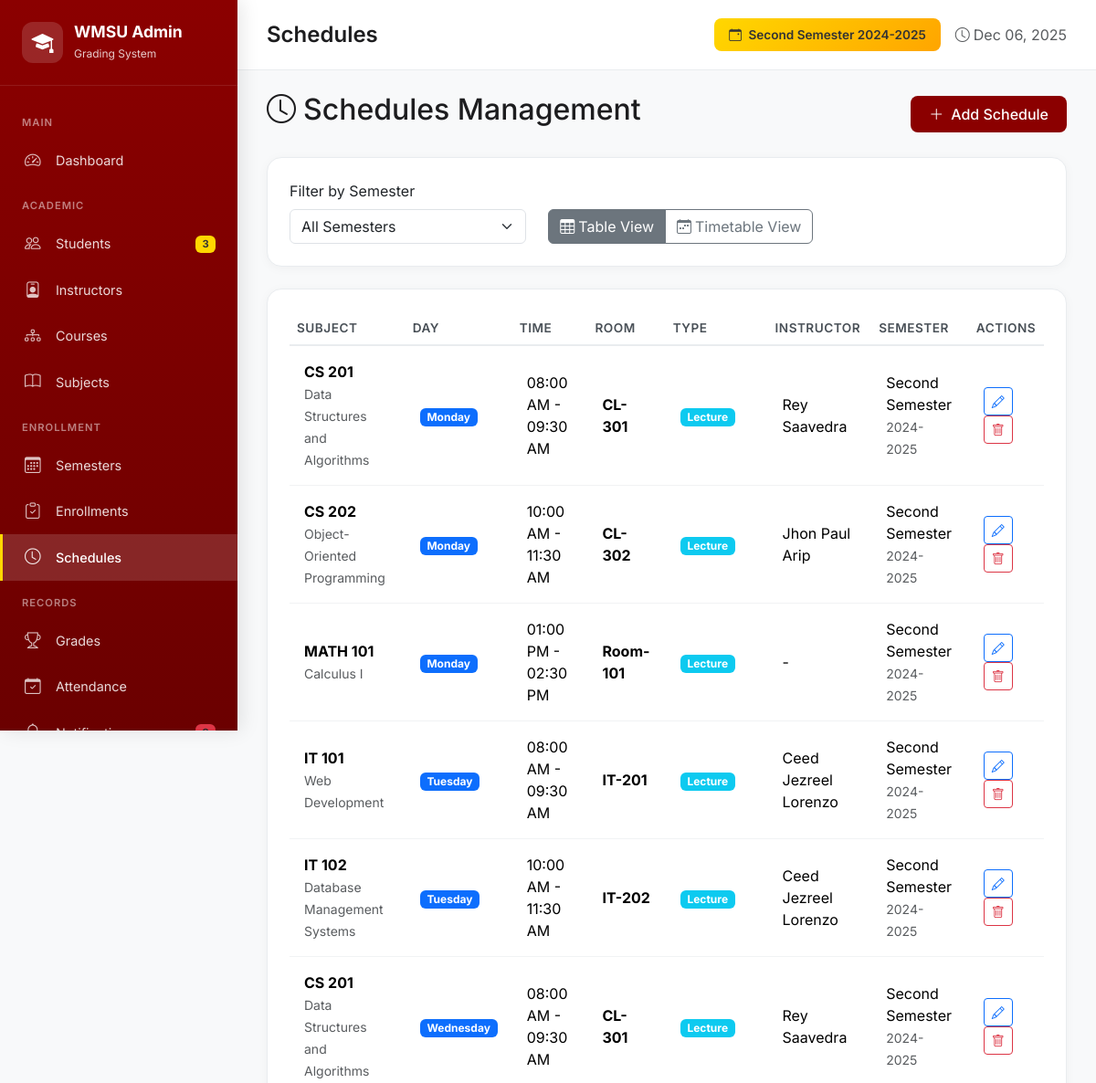
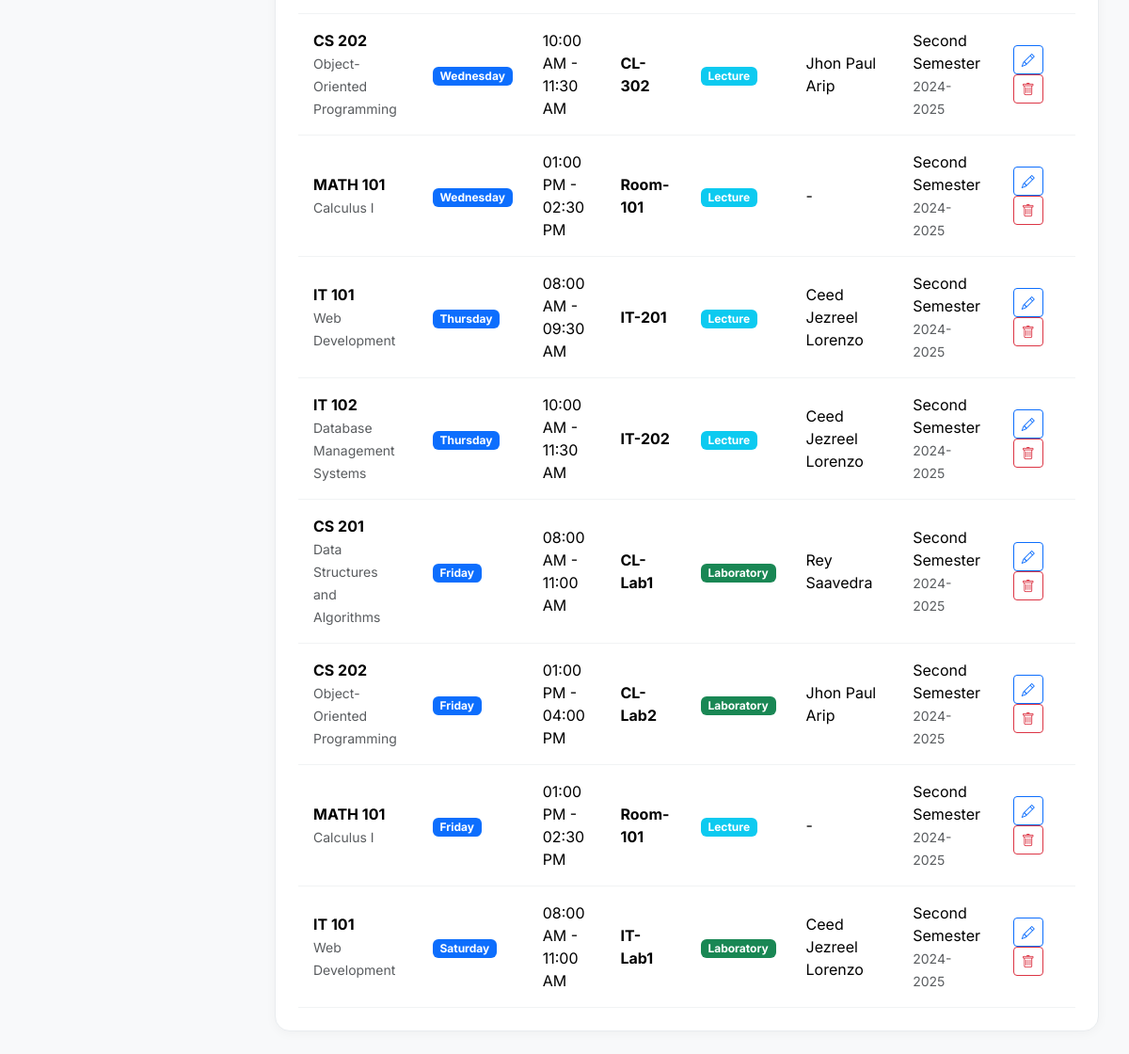
The page /admin/index.php?page=schedules (signed in) on the database its author committed (2 pictures, top to bottom).
### tables this page shows
CREATE TABLE `semesters` (
  `id` int(11) NOT NULL,
  `name` varchar(100) NOT NULL,
  `academic_year` varchar(20) NOT NULL,
  `semester_number` int(11) NOT NULL,
  `start_date` date DEFAULT NULL,
  `end_date` date DEFAULT NULL,
  `is_current` tinyint(1) DEFAULT 0,
  `created_at` timestamp NOT NULL DEFAULT current_timestamp()
);

CREATE TABLE `schedules` (
  `id` int(11) NOT NULL,
  `subject_id` int(11) NOT NULL,
  `semester_id` int(11) NOT NULL,
  `day` enum('Monday','Tuesday','Wednesday','Thursday','Friday','Saturday','Sunday') NOT NULL,
  `start_time` time NOT NULL,
  `end_time` time NOT NULL,
  `room` varchar(50) DEFAULT NULL,
  `type` enum('Lecture','Laboratory','Tutorial') DEFAULT 'Lecture'
);

CREATE TABLE `subjects` (
  `id` int(11) NOT NULL,
  `code` varchar(20) NOT NULL,
  `name` varchar(255) NOT NULL,
  `description` text DEFAULT NULL,
  `units` int(11) NOT NULL DEFAULT 3,
  `lecture_hours` int(11) DEFAULT 0,
  `lab_hours` int(11) DEFAULT 0,
  `instructor_id` int(11) DEFAULT NULL,
  `created_at` timestamp NOT NULL DEFAULT current_timestamp()
);

CREATE TABLE `instructors` (
  `id` int(11) NOT NULL,
  `employee_id` varchar(20) NOT NULL,
  `email` varchar(255) NOT NULL,
  `first_name` varchar(100) NOT NULL,
  `last_name` varchar(100) NOT NULL,
  `department` varchar(255) DEFAULT NULL,
  `office` varchar(255) DEFAULT NULL,
  `consultation_hours` varchar(255) DEFAULT NULL,
  `created_at` timestamp NOT NULL DEFAULT current_timestamp()
);

### admin/pages/schedules.php (the view, shortened to what this page needs)
<?php
$selectedSemester = $_GET['semester'] ?? '';
$sql = "
    SELECT sch.*,
           sub.code as subject_code, sub.name as subject_name, sub.units,
           sem.name as semester_name, sem.academic_year,
           i.first_name as instructor_first, i.last_name as instructor_last
    FROM schedules sch
    JOIN subjects sub ON sch.subject_id = sub.id
    JOIN semesters sem ON sch.semester_id = sem.id
    LEFT JOIN instructors i ON sub.instructor_id = i.id
";
$sql .= " ORDER BY FIELD(sch.day, 'Monday', 'Tuesday', 'Wednesday', 'Thursday', 'Friday', 'Saturday', 'Sunday'), sch.start_time";
$stmt = $db->prepare($sql);
if ($selectedSemester) {
    $stmt->execute(['semester_id' => $selectedSemester]);
} else {
    $stmt->execute();
}
$schedules = $stmt->fetchAll();
?>
<div class="d-flex justify-content-between align-items-center mb-4">
    <h2><i class="bi bi-clock me-2"></i>Schedules Management</h2>
    <button class="btn btn-wmsu" data-bs-toggle="modal" data-bs-target="#addScheduleModal">
        <i class="bi bi-plus-lg me-2"></i>Add Schedule
    </button>
</div>
<div class="card mb-4">
    <div class="card-body">
        <div class="row">
            <div class="col-md-4">
                <label class="form-label">Filter by Semester</label>
                <select class="form-select" onchange="window.location.href='?page=schedules&semester=' + this.value">
                    <option value="">All Semesters</option>
                </select>
            </div>
            <div class="col-md-8 d-flex align-items-end">
                <div class="btn-group">
                    <button type="button" class="btn btn-outline-secondary active" onclick="showView('table')">
                        <i class="bi bi-table me-1"></i>Table View
                    </button>
                    <button type="button" class="btn btn-outline-secondary" onclick="showView('timetable')">
                        <i class="bi bi-calendar-week me-1"></i>Timetable View
                    </button>
                </div>
            </div>
        </div>
    </div>
</div>
<div id="tableView" class="card">
    <div class="card-body">
        <div class="table-responsive">
            <table class="table table-hover">
                <thead>
                    <tr>
                        <th>Subject</th>
                        <th>Day</th>
                        <th>Time</th>
                        <th>Room</th>
                        <th>Type</th>
                        <th>Instructor</th>
                        <th>Semester</th>
                        <th>Actions</th>
                    </tr>
                </thead>
                <tbody>
                    <?php foreach ($schedules as $schedule): ?>
                    <tr>
                        <td>
                            <strong><?= htmlspecialchars($schedule['subject_code']) ?></strong><br>
                            <small class="text-muted"><?= htmlspecialchars($schedule['subject_name']) ?></small>
                        </td>
                        <td>
                            <span class="badge bg-primary"><?= htmlspecialchars($schedule['day']) ?></span>
                        </td>
                        <td>
                            <?= date('h:i A', strtotime($schedule['start_time'])) ?> -
                            <?= date('h:i A', strtotime($schedule['end_time'])) ?>
                        </td>
                        <td><strong><?= htmlspecialchars($schedule['room']) ?></strong></td>
                        <td>
                            <span class="badge <?=
                                $schedule['type'] === 'Lecture' ? 'bg-info' :
                                ($schedule['type'] === 'Laboratory' ? 'bg-success' : 'bg-warning text-dark')
                            ?>">
                                <?= htmlspecialchars($schedule['type']) ?>
                            </span>
                        </td>
                        <td><?= $schedule['instructor_first'] ? htmlspecialchars($schedule['instructor_first'] . ' ' . $schedule['instructor_last']) : '-' ?></td>
                        <td>
                            <?= htmlspecialchars($schedule['semester_name']) ?><br>
                            <small class="text-muted"><?= htmlspecialchars($schedule['academic_year']) ?></small>
                        </td>
                        <td>
                            <button class="btn btn-sm btn-outline-primary" onclick='editSchedule(<?= json_encode($schedule) ?>)'>
                                <i class="bi bi-pencil"></i>
                            </button>
                            <button class="btn btn-sm btn-outline-danger" onclick="deleteSchedule(<?= $schedule['id'] ?>)">
                                <i class="bi bi-trash"></i>
                            </button>
                        </td>
                    </tr>
                    <?php endforeach; ?>
                </tbody>
            </table>
        </div>
    </div>
</div>

### admin/index.php (shortened to what this page needs)
<?php
$isLoggedIn = isset($_SESSION['admin_logged_in']) && $_SESSION['admin_logged_in'] === true;
$page = $_GET['page'] ?? 'dashboard';
$db = null;
$stats = [];
if ($isLoggedIn) {
    try {
        $db = getConnection();
        $stats['students'] = $db->query("SELECT COUNT(*) as count FROM students")->fetch()['count'];
        $stats['active_students'] = $db->query("SELECT COUNT(*) as count FROM students WHERE status = 'active'")->fetch()['count'];
        $stats['subjects'] = $db->query("SELECT COUNT(*) as count FROM subjects")->fetch()['count'];
        $stats['instructors'] = $db->query("SELECT COUNT(*) as count FROM instructors")->fetch()['count'];
        $stats['enrollments'] = $db->query("SELECT COUNT(*) as count FROM enrollments WHERE status = 'enrolled'")->fetch()['count'];
        $stats['grades'] = $db->query("SELECT COUNT(*) as count FROM grades WHERE final_grade IS NOT NULL")->fetch()['count'];
        $stats['semesters'] = $db->query("SELECT COUNT(*) as count FROM semesters")->fetch()['count'];
        $stats['courses'] = $db->query("SELECT COUNT(*) as count FROM courses")->fetch()['count'];
        $stats['unread_notifications'] = $db->query("SELECT COUNT(*) as count FROM notifications WHERE read_at IS NULL")->fetch()['count'];
        $currentSemester = $db->query("SELECT * FROM semesters WHERE is_current = 1 LIMIT 1")->fetch();
    } catch (Exception $e) {
        $dbError = $e->getMessage();
    }
}
?>
<!DOCTYPE html>
<html lang="en">
<head>
    <link href="https://cdn.jsdelivr.net/npm/bootstrap@5.3.2/dist/css/bootstrap.min.css" rel="stylesheet">
    <link href="https://cdn.jsdelivr.net/npm/bootstrap-icons@1.11.1/font/bootstrap-icons.css" rel="stylesheet">
</head>
<body>
    <?php if (!$isLoggedIn): ?>
    <div class="login-container">
        <div class="login-card">
            <div class="text-center">
                <div class="logo-icon"><i class="bi bi-mortarboard-fill"></i></div>
                <h3>WMSU Grading System</h3>
                <p class="text-muted mb-4">Admin Dashboard</p>
            </div>
            <?php if (isset($loginError)): ?>
            <div class="alert alert-danger"><?= htmlspecialchars($loginError) ?></div>
            <?php endif; ?>
            <form method="POST">
                <div class="mb-4">
                    <label class="form-label fw-semibold">Admin Password</label>
                    <input type="password" name="password" class="form-control form-control-lg" placeholder="Enter password" required autofocus>
                </div>
                <button type="submit" name="admin_login" class="btn btn-wmsu btn-lg w-100">
                    <i class="bi bi-box-arrow-in-right me-2"></i>Login
                </button>
            </form>
            <p class="text-muted text-center mt-4 mb-0">
                <small><i class="bi bi-info-circle me-1"></i>Default password: admin123</small>
            </p>
        </div>
    </div>
    <?php else: ?>
    <div class="sidebar">
        <div class="sidebar-brand">
            <div class="sidebar-brand-icon"><i class="bi bi-mortarboard-fill"></i></div>
            <div>
                <h4>WMSU Admin</h4>
                <small>Grading System</small>
            </div>
        </div>
        <nav class="sidebar-nav">
            <div class="nav-section">Main</div>
            <a class="nav-link <?= $page === 'dashboard' ? 'active' : '' ?>" href="?page=dashboard">
                <i class="bi bi-speedometer2"></i> Dashboard
            </a>
            <div class="nav-section">Academic</div>
            <a class="nav-link <?= $page === 'students' ? 'active' : '' ?>" href="?page=students">
                <i class="bi bi-people"></i> Students
                <span class="badge"><?= $stats['active_students'] ?? 0 ?></span>
            </a>
            <a class="nav-link <?= $page === 'instructors' ? 'active' : '' ?>" href="?page=instructors">
                <i class="bi bi-person-badge"></i> Instructors
            </a>
            <a class="nav-link <?= $page === 'courses' ? 'active' : '' ?>" href="?page=courses">
                <i class="bi bi-diagram-3"></i> Courses
            </a>
            <a class="nav-link <?= $page === 'subjects' ? 'active' : '' ?>" href="?page=subjects">
                <i class="bi bi-book"></i> Subjects
            </a>
            <div class="nav-section">Enrollment</div>
            <a class="nav-link <?= $page === 'semesters' ? 'active' : '' ?>" href="?page=semesters">
                <i class="bi bi-calendar3"></i> Semesters
            </a>
            <a class="nav-link <?= $page === 'enrollments' ? 'active' : '' ?>" href="?page=enrollments">
                <i class="bi bi-clipboard-check"></i> Enrollments
            </a>
            <a class="nav-link <?= $page === 'schedules' ? 'active' : '' ?>" href="?page=schedules">
                <i class="bi bi-clock"></i> Schedules
            </a>
            <div class="nav-section">Records</div>
            <a class="nav-link <?= $page === 'grades' ? 'active' : '' ?>" href="?page=grades">
                <i class="bi bi-trophy"></i> Grades
            </a>
            <a class="nav-link <?= $page === 'attendance' ? 'active' : '' ?>" href="?page=attendance">
                <i class="bi bi-calendar-check"></i> Attendance
            </a>
            <a class="nav-link <?= $page === 'notifications' ? 'active' : '' ?>" href="?page=notifications">
                <i class="bi bi-bell"></i> Notifications
                <?php if (($stats['unread_notifications'] ?? 0) > 0): ?>
                <span class="badge bg-danger"><?= $stats['unread_notifications'] ?></span>
                <?php endif; ?>
            </a>
        </nav>
    </div>
    <div class="main-content">
        <div class="content-header">
            <h4>
                <?php
                $pageTitles = [
                    'dashboard' => 'Dashboard', 'students' => 'Students', 'instructors' => 'Instructors',
                    'courses' => 'Courses', 'subjects' => 'Subjects', 'semesters' => 'Semesters',
                    'enrollments' => 'Enrollments', 'schedules' => 'Schedules', 'grades' => 'Grades',
                    'attendance' => 'Attendance', 'notifications' => 'Notifications',
                ];
                echo $pageTitles[$page] ?? 'Dashboard';
                ?>
            </h4>
            <div class="d-flex align-items-center gap-3">
                <?php if ($currentSemester): ?>
                <span class="semester-badge">
                    <i class="bi bi-calendar-event me-1"></i>
                    <?= htmlspecialchars($currentSemester['name'] . ' ' . $currentSemester['academic_year']) ?>
                </span>
                <?php endif; ?>
                <span class="text-muted"><i class="bi bi-clock me-1"></i><?= date('M d, Y') ?></span>
            </div>
        </div>
        <div class="content-body">
            <?php
            switch ($page) {
                case 'schedules': include 'pages/schedules.php'; break;
                    ?>
                    <?php break;
            }
            ?>
        </div>
    </div>
    <?php endif; ?>
</body>
</html>

### admin/index.php (style rules this page uses)
:root { --wmsu-crimson: #8B0000; --wmsu-crimson-dark: #6B0000; --wmsu-gold: #FFD700; --sidebar-width: 260px; }
* { margin: 0; padding: 0; box-sizing: border-box; }
body { font-family: 'Inter', -apple-system, BlinkMacSystemFont, 'Segoe UI', Roboto, sans-serif; background-color: #f8f9fa; color: #1d1d1f; }
.sidebar { background: linear-gradient(180deg, var(--wmsu-crimson) 0%, var(--wmsu-crimson-dark) 100%); width: var(--sidebar-width); height: 100vh; position: fixed; left: 0; top: 0; z-index: 1000; overflow-y: auto; box-shadow: 4px 0 20px rgba(0,0,0,0.1); }
.sidebar-brand { padding: 1.5rem; color: white; border-bottom: 1px solid rgba(255,255,255,0.1); display: flex; align-items: center; gap: 12px; }
.sidebar-brand-icon { width: 45px; height: 45px; background: rgba(255,255,255,0.15); border-radius: 12px; display: flex; align-items: center; justify-content: center; font-size: 1.5rem; }
.sidebar-brand h4 { margin: 0; font-weight: 700; font-size: 1.1rem; }
.sidebar-brand small { opacity: 0.8; font-size: 0.75rem; }
.sidebar-nav { padding: 1rem 0; }
.nav-section { padding: 0.5rem 1.5rem; color: rgba(255,255,255,0.5); font-size: 0.7rem; text-transform: uppercase; letter-spacing: 1px; font-weight: 600; margin-top: 0.5rem; }
.nav-link { color: rgba(255,255,255,0.85) !important; padding: 0.75rem 1.5rem; display: flex; align-items: center; gap: 12px; border-left: 3px solid transparent; transition: all 0.2s ease; font-size: 0.9rem; text-decoration: none; }
.nav-link.active { color: white !important; background: rgba(255,255,255,0.15); border-left-color: var(--wmsu-gold); font-weight: 500; }
.nav-link i { width: 22px; font-size: 1.1rem; opacity: 0.9; }
.nav-link .badge { margin-left: auto; background: var(--wmsu-gold); color: #333; font-size: 0.7rem; }
.main-content { margin-left: var(--sidebar-width); min-height: 100vh; background: #f8f9fa; }
.content-header { background: white; padding: 1.25rem 2rem; border-bottom: 1px solid #e9ecef; display: flex; justify-content: space-between; align-items: center; position: sticky; top: 0; z-index: 100; }
.content-header h4 { margin: 0; font-weight: 600; }
.content-body { padding: 1.5rem 2rem; }
.card { border: none; border-radius: 16px; box-shadow: 0 2px 12px rgba(0,0,0,0.04); overflow: hidden; border: 1px solid #e9ecef; }
.card-body { padding: 1.5rem; }
.table { margin-bottom: 0; }
.table th { font-weight: 600; color: #495057; border-bottom: 2px solid #e9ecef; font-size: 0.85rem; text-transform: uppercase; letter-spacing: 0.5px; }
.table td { vertical-align: middle; padding: 1rem; border-color: #f1f3f4; }
.btn-wmsu { background: var(--wmsu-crimson); color: white; border: none; font-weight: 500; padding: 0.5rem 1.25rem; border-radius: 8px; transition: all 0.2s; }
.semester-badge { background: linear-gradient(135deg, var(--wmsu-gold), #FFA500); color: #333; padding: 0.5rem 1rem; border-radius: 8px; font-weight: 600; font-size: 0.85rem; }

### rows shown on the page
semesters: name+academic_year "Second Semester 2024-2025"
schedules: subject.code "CS 201", subject.name "Data Structures and Algorithms", day "Monday", start_time "08:00 AM", end_time "09:30 AM", room "CL-301", type "Lecture", instructors.first_name+last_name "Rey Saavedra", semester.name "Second Semester", semester.academic_year "2024-2025"
schedules: subject.code "CS 202", subject.name "Object-Oriented Programming", day "Monday", start_time "10:00 AM", end_time "11:30 AM", room "CL-302", type "Lecture", instructors.first_name+last_name "Jhon Paul Arip", semester.name "Second Semester", semester.academic_year "2024-2025"
schedules: subject.code "MATH 101", subject.name "Calculus I", day "Monday", start_time "01:00 PM", end_time "02:30 PM", room "Room-101", type "Lecture", semester.name "Second Semester", semester.academic_year "2024-2025"
schedules: subject.code "IT 101", subject.name "Web Development", day "Tuesday", start_time "08:00 AM", end_time "09:30 AM", room "IT-201", type "Lecture", instructors.first_name+last_name "Ceed Jezreel Lorenzo", semester.name "Second Semester", semester.academic_year "2024-2025"
schedules: subject.code "IT 102", subject.name "Database Management Systems", day "Tuesday", start_time "10:00 AM", end_time "11:30 AM", room "IT-202", type "Lecture", instructors.first_name+last_name "Ceed Jezreel Lorenzo", semester.name "Second Semester", semester.academic_year "2024-2025"
schedules: subject.code "CS 201", subject.name "Data Structures and Algorithms", day "Wednesday", start_time "08:00 AM", end_time "09:30 AM", room "CL-301", type "Lecture", instructors.first_name+last_name "Rey Saavedra", semester.name "Second Semester", semester.academic_year "2024-2025"
schedules: subject.code "CS 202", subject.name "Object-Oriented Programming", day "Wednesday", start_time "10:00 AM", end_time "11:30 AM", room "CL-302", type "Lecture", instructors.first_name+last_name "Jhon Paul Arip", semester.name "Second Semester", semester.academic_year "2024-2025"
schedules: subject.code "MATH 101", subject.name "Calculus I", day "Wednesday", start_time "01:00 PM", end_time "02:30 PM", room "Room-101", type "Lecture", semester.name "Second Semester", semester.academic_year "2024-2025"
schedules: subject.code "IT 101", subject.name "Web Development", day "Thursday", start_time "08:00 AM", end_time "09:30 AM", room "IT-201", type "Lecture", instructors.first_name+last_name "Ceed Jezreel Lorenzo", semester.name "Second Semester", semester.academic_year "2024-2025"
schedules: subject.code "IT 102", subject.name "Database Management Systems", day "Thursday", start_time "10:00 AM", end_time "11:30 AM", room "IT-202", type "Lecture", instructors.first_name+last_name "Ceed Jezreel Lorenzo", semester.name "Second Semester", semester.academic_year "2024-2025"
schedules: subject.code "CS 201", subject.name "Data Structures and Algorithms", day "Friday", start_time "08:00 AM", end_time "11:00 AM", room "CL-Lab1", type "Laboratory", instructors.first_name+last_name "Rey Saavedra", semester.name "Second Semester", semester.academic_year "2024-2025"
schedules: subject.code "CS 202", subject.name "Object-Oriented Programming", day "Friday", start_time "01:00 PM", end_time "04:00 PM", room "CL-Lab2", type "Laboratory", instructors.first_name+last_name "Jhon Paul Arip", semester.name "Second Semester", semester.academic_year "2024-2025"
schedules: subject.code "MATH 101", subject.name "Calculus I", day "Friday", start_time "01:00 PM", end_time "02:30 PM", room "Room-101", type "Lecture", semester.name "Second Semester", semester.academic_year "2024-2025"
schedules: subject.code "IT 101", subject.name "Web Development", day "Saturday", start_time "08:00 AM", end_time "11:00 AM", room "IT-Lab1", type "Laboratory", instructors.first_name+last_name "Ceed Jezreel Lorenzo", semester.name "Second Semester", semester.academic_year "2024-2025"

### other values the page prints
$stats['active_students'] "3"
$pageTitles[$page] "Schedules"
